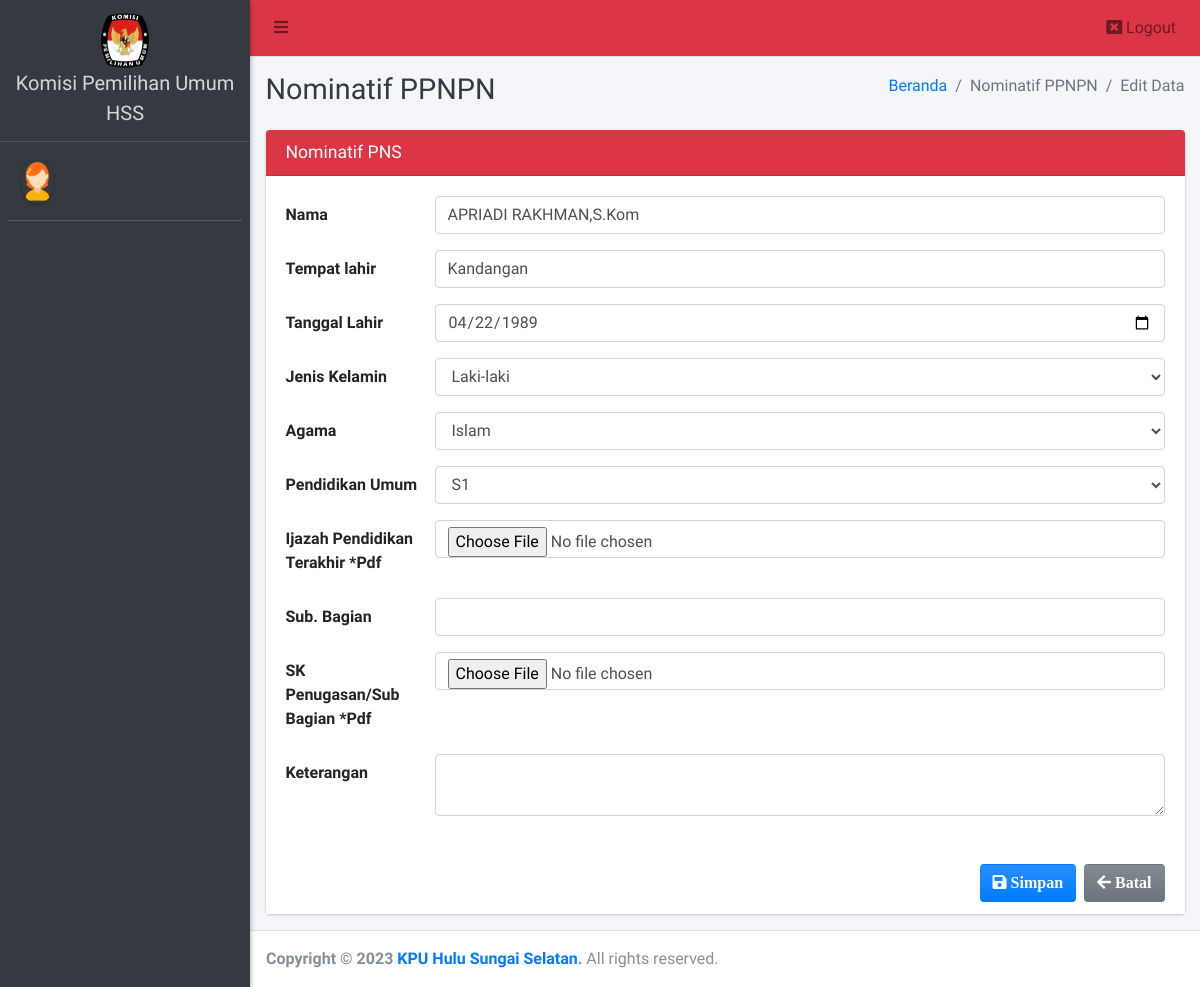
Screenshot of /admin/ppnpn/edit?id=10 with the database file from the repository.
### tables this page shows
CREATE TABLE `nominatif_ppnpn` (
  `id_ppnpn` int(11) NOT NULL,
  `nama_ppnpn` varchar(50) NOT NULL,
  `tempat_lahir` varchar(40) NOT NULL,
  `tanggal_lahir` date NOT NULL,
  `jk` varchar(50) NOT NULL,
  `agama` varchar(50) NOT NULL,
  `pendidikan` varchar(50) NOT NULL,
  `sub_bagian` varchar(50) NOT NULL,
  `ket` text NOT NULL,
  `filependidikan` varchar(255) NOT NULL,
  `filesubbagian` varchar(255) NOT NULL
);

### config/config.php (called while the page is built, shortened)
<?php
function base_url($url = null)
{
	$base_url = "http://localhost/kpuhss_pegawai";
	if ($url != null) {
		return $base_url . "/" . $url;
	} else {
		return $base_url;
	}
}

### admin/ppnpn/edit.php (the view, shortened to what this page needs)
<?php
require '../../config/config.php';
require '../../config/koneksi.php';
?>
<!DOCTYPE html>
<html>
<?php
include '../../templates/head.php';
$id = $_GET['id'];
$data = $koneksi->query("SELECT * FROM nominatif_ppnpn WHERE id_ppnpn = '$id'");
$row = $data->fetch_array();
?>
<body class="hold-transition sidebar-mini layout-fixed">
    <div class="wrapper">
        <?php
        include '../../templates/navbar.php';
        ?>
        <?php
        include '../../templates/sidebar.php';
        ?>
        <div class="content-wrapper">
            <div class="content-header">
                <div class="container-fluid">
                    <div class="row mb-2">
                        <div class="col-sm-6">
                            <h1 class="m-0 text-dark">Nominatif PPNPN</h1>
                        </div>
                        <div class="col-sm-6">
                            <ol class="breadcrumb float-sm-right">
                                <li class="breadcrumb-item"><a href="#">Beranda</a></li>
                                <li class="breadcrumb-item active">Nominatif PPNPN</li>
                                <li class="breadcrumb-item active">Edit Data</li>
                            </ol>
                        </div>
                    </div>
                </div>
            </div>
            <section class="content">
                <div class="container-fluid">
                    <form class="form-horizontal" method="POST" action="" enctype="multipart/form-data">
                        <div class="row">
                            <div class="col-md-12">
                                <div class="card card-red">
                                    <div class="card-header">
                                        <h3 class="card-title">Nominatif PNS</h3>
                                    </div>
                                    <div class="card-body" style="background-color: white;">
                                        <div class="form-group row">
                                            <label class="col-sm-2 col-form-label">Nama</label>
                                            <div class="col-sm-10">
                                                <input type="text" class="form-control" name="nama_ppnpn" value="<?= $row['nama_ppnpn'] ?>">
                                            </div>
                                        </div>
                                        <div class="form-group row">
                                            <label class="col-sm-2 col-form-label">Tempat lahir</label>
                                            <div class="col-sm-10">
                                                <input type="text" class="form-control" name="tempat_lahir" value="<?= $row['tempat_lahir'] ?>">
                                            </div>
                                        </div>
                                        <div class="form-group row">
                                            <label class="col-sm-2 col-form-label">Tanggal Lahir</label>
                                            <div class="col-sm-10">
                                                <input type="date" class="form-control" name="tanggal_lahir" value="<?= $row['tanggal_lahir'] ?>">
                                            </div>
                                        </div>
                                        <div class="form-group row">
                                            <label class="col-sm-2 col-form-label">Jenis Kelamin</label>
                                            <div class="col-sm-10">
                                                <select class="form-control" data-placeholder="Pilih" name="jk">
                                                    <option value="<?= $row['jk'] ?>"><?= $row['jk'] ?></option>
                                                </select>
                                            </div>
                                        </div>
                                        <div class="form-group row">
                                            <label class="col-sm-2 col-form-label">Agama</label>
                                            <div class="col-sm-10">
                                                <select class="form-control" data-placeholder="Pilih" name="agama">
                                                    <option value="<?= $row['agama'] ?>"><?= $row['agama'] ?></option>
                                                </select>
                                            </div>
                                        </div>
                                        <div class="form-group row">
                                            <label class="col-sm-2 col-form-label">Pendidikan Umum</label>
                                            <div class="col-sm-10">
                                                <select class="form-control" data-placeholder="Pilih" name="pendidikan">
                                                    <option value="<?= $row['pendidikan'] ?>"><?= $row['pendidikan'] ?></option>
                                                </select>
                                            </div>
                                        </div>
                                        <div class="form-group row">
                                            <label class="col-sm-2 col-form-label">Ijazah Pendidikan Terakhir *Pdf</label>
                                            <div class="col-sm-10">
                                                <input type="file" class="form-control" name="filependidikan" value="<?= $row['filependidikan'] ?>">
                                            </div>
                                        </div>
                                        <div class="form-group row">
                                            <label class="col-sm-2 col-form-label">Sub. Bagian</label>
                                            <div class="col-sm-10">
                                                <input type="text" class="form-control" name="sub_bagian" value="<?= $row['tgl_kegiatan_teknis'] ?>">
                                            </div>
                                        </div>
                                        <div class="form-group row">
                                            <label class="col-sm-2 col-form-label">SK Penugasan/Sub Bagian *Pdf</label>
                                            <div class="col-sm-10">
                                                <input type="file" class="form-control" name="filesubbagian" value="<?= $row['filesubbagian'] ?>">
                                            </div>
                                        </div>
                                        <div class="form-group row">
                                            <label class="col-sm-2 col-form-label">Keterangan</label>
                                            <div class="col-sm-10">
                                                <textarea type="text" class="form-control" name="ket"><?= $row['keterangan'] ?></textarea>
                                            </div>
                                        </div>
                                    </div>
                                    <div class="card-footer" style="background-color: white;">
                                        <a href="<?= base_url('admin/ppnpn/') ?>" class="btn bg-gradient-secondary float-right"><i class="fa fa-arrow-left"> Batal</i></a>
                                        <button type="submit" name="submit" class="btn bg-gradient-primary float-right mr-2"><i class="fa fa-save"> Simpan</i></button>
                                    </div>
                                </div>
                            </div>
                        </div>
                    </form>
                </div>
            </section>
        </div>
        <?php include_once "../../templates/footer.php"; ?>
    </div>
</body>
</html>

### rows the page displays
nominatif_ppnpn: nama_ppnpn "APRIADI RAKHMAN,S.Kom", tempat_lahir "Kandangan", tanggal_lahir "04/22/1989", jk "Laki-laki", agama "Islam", pendidikan "S1"
